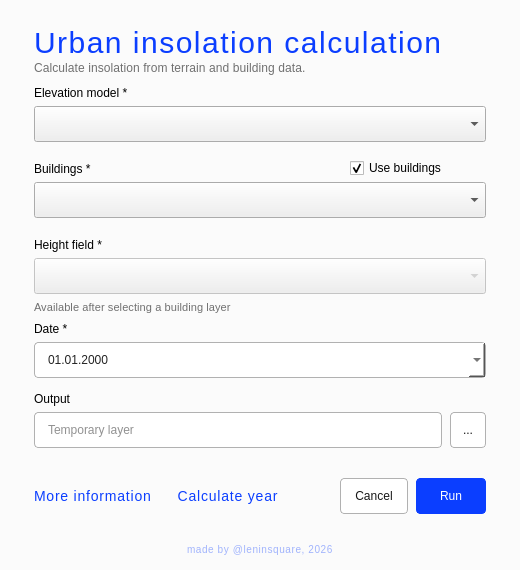
<?xml version="1.0" encoding="UTF-8"?>
<ui version="4.0">
 <class>ModuleInsolationDialogBase</class>
 <widget class="QDialog" name="ModuleInsolationDialogBase">
  <property name="geometry">
   <rect><x>0</x><y>0</y><width>520</width><height>570</height></rect>
  </property>
  <property name="minimumSize"><size><width>520</width><height>570</height></size></property>
  <property name="maximumSize"><size><width>520</width><height>570</height></size></property>
  <property name="windowTitle"><string>Urban insolation calculation</string></property>
  <property name="styleSheet">
   <string notr="true">QDialog {
    background: #fbfbfb;
    color: #181818;
    font-family: "Anek Latin", "Arial", sans-serif;
    font-size: 14px;
}
QLabel#title_label {
    color: #0b3eff;
    font-family: "Monomaniac One", "Arial", sans-serif;
    font-size: 30px;
    letter-spacing: 1.5px;
}
QLabel#description_label {
    color: #707070;
    font-size: 12px;
    letter-spacing: 0.1px;
}
QLabel[fieldLabel="true"] {
    color: #181818;
    font-size: 15px;
    letter-spacing: 0.3px;
}
QLabel#height_help_label {
    color: #707070;
    font-size: 11px;
    letter-spacing: 0.1px;
}
QgsMapLayerComboBox, QgsFieldComboBox, QDateEdit, QLineEdit {
    min-height: 34px;
    padding-left: 11px;
    padding-right: 11px;
    color: #242424;
    background: white;
    border: 1px solid #b1b1b1;
    border-radius: 4px;
}
QgsFieldComboBox:disabled {
    color: #707070;
    background: #f2f2f2;
}
QPushButton {
    min-height: 34px;
    padding: 0 15px;
    color: #181818;
    background: white;
    border: 1px solid #b1b1b1;
    border-radius: 4px;
}
QPushButton:hover { background: #f2f2f2; }
QPushButton:pressed { background: #e7e7e7; }
QPushButton#ok_button {
    padding: 0;
    color: white;
    background: #0b3eff;
    border-color: #0b3eff;
}
QPushButton#ok_button:hover { background: #092fd1; border-color: #092fd1; }
QPushButton#ok_button:pressed { background: #0828b5; border-color: #0828b5; }
QPushButton#cancel_button, QPushButton#tool_button { padding: 0; }
QPushButton#more_information_button, QPushButton#calculate_year_button {
    min-height: 24px;
    padding: 0;
    color: #0b3eff;
    font-family: "Monomaniac One", "Arial", sans-serif;
    font-size: 14px;
    letter-spacing: 0.8px;
    text-align: left;
    background: transparent;
    border: none;
}
QPushButton#more_information_button:hover, QPushButton#calculate_year_button:hover { color: #092fd1; }
QPushButton#calculate_year_button { text-align: center; }
QLabel#footer_label {
    color: rgba(11, 62, 255, 96);
    font-family: "Monomaniac One", "Arial", sans-serif;
    font-size: 10px;
    letter-spacing: 0.6px;
}</string>
  </property>
  <widget class="QLabel" name="title_label">
   <property name="geometry"><rect><x>34</x><y>20</y><width>452</width><height>44</height></rect></property>
   <property name="text"><string>Urban insolation calculation</string></property>
  </widget>
  <widget class="QLabel" name="description_label">
   <property name="geometry"><rect><x>34</x><y>59</y><width>452</width><height>18</height></rect></property>
   <property name="text"><string>Calculate insolation from terrain and building data.</string></property>
  </widget>
  <widget class="QLabel" name="dem_label">
   <property name="fieldLabel" stdset="0"><bool>true</bool></property>
   <property name="geometry"><rect><x>34</x><y>82</y><width>452</width><height>22</height></rect></property>
   <property name="text"><string>Elevation model *</string></property>
  </widget>
  <widget class="QgsMapLayerComboBox" name="combobox_dem">
   <property name="geometry"><rect><x>34</x><y>106</y><width>452</width><height>36</height></rect></property>
  </widget>
  <widget class="QLabel" name="buildings_label">
   <property name="fieldLabel" stdset="0"><bool>true</bool></property>
   <property name="geometry"><rect><x>34</x><y>158</y><width>452</width><height>22</height></rect></property>
   <property name="text"><string>Buildings *</string></property>
  </widget>
  <widget class="QCheckBox" name="use_buildings_checkbox">
   <property name="geometry"><rect><x>350</x><y>154</y><width>136</width><height>28</height></rect></property>
   <property name="text"><string>Use buildings</string></property>
   <property name="checked"><bool>true</bool></property>
  </widget>
  <widget class="QgsMapLayerComboBox" name="combobox_buildings">
   <property name="geometry"><rect><x>34</x><y>182</y><width>452</width><height>36</height></rect></property>
  </widget>
  <widget class="QLabel" name="height_label">
   <property name="fieldLabel" stdset="0"><bool>true</bool></property>
   <property name="geometry"><rect><x>34</x><y>234</y><width>452</width><height>22</height></rect></property>
   <property name="text"><string>Height field *</string></property>
  </widget>
  <widget class="QgsFieldComboBox" name="combobox_height">
   <property name="enabled"><bool>false</bool></property>
   <property name="geometry"><rect><x>34</x><y>258</y><width>452</width><height>36</height></rect></property>
  </widget>
  <widget class="QLabel" name="height_help_label">
   <property name="geometry"><rect><x>34</x><y>299</y><width>452</width><height>17</height></rect></property>
   <property name="text"><string>Available after selecting a building layer</string></property>
  </widget>
  <widget class="QLabel" name="output_label">
   <property name="fieldLabel" stdset="0"><bool>true</bool></property>
   <property name="geometry"><rect><x>34</x><y>388</y><width>452</width><height>22</height></rect></property>
   <property name="text"><string>Output</string></property>
  </widget>
  <widget class="QLabel" name="date_label">
   <property name="fieldLabel" stdset="0"><bool>true</bool></property>
   <property name="geometry"><rect><x>34</x><y>318</y><width>452</width><height>22</height></rect></property>
   <property name="text"><string>Date *</string></property>
  </widget>
  <widget class="QDateEdit" name="date_edit">
   <property name="geometry"><rect><x>34</x><y>342</y><width>452</width><height>36</height></rect></property>
   <property name="displayFormat"><string>dd.MM.yyyy</string></property>
   <property name="calendarPopup"><bool>true</bool></property>
  </widget>
  <widget class="QLineEdit" name="text_save">
   <property name="geometry"><rect><x>34</x><y>412</y><width>408</width><height>36</height></rect></property>
   <property name="placeholderText"><string>Temporary layer</string></property>
   <property name="clearButtonEnabled"><bool>true</bool></property>
  </widget>
  <widget class="QPushButton" name="tool_button">
   <property name="geometry"><rect><x>450</x><y>412</y><width>36</width><height>36</height></rect></property>
   <property name="toolTip"><string>Select output file</string></property>
   <property name="text"><string>...</string></property>
  </widget>
  <widget class="QPushButton" name="more_information_button">
   <property name="geometry"><rect><x>34</x><y>478</y><width>119</width><height>36</height></rect></property>
   <property name="cursor"><cursorShape>PointingHandCursor</cursorShape></property>
   <property name="text"><string>More information</string></property>
  </widget>
  <widget class="QPushButton" name="calculate_year_button">
   <property name="geometry"><rect><x>153</x><y>478</y><width>150</width><height>36</height></rect></property>
   <property name="cursor"><cursorShape>PointingHandCursor</cursorShape></property>
   <property name="text"><string>Calculate year</string></property>
  </widget>
  <widget class="QPushButton" name="cancel_button">
   <property name="geometry"><rect><x>340</x><y>478</y><width>68</width><height>36</height></rect></property>
   <property name="text"><string>Cancel</string></property>
  </widget>
  <widget class="QPushButton" name="ok_button">
   <property name="geometry"><rect><x>416</x><y>478</y><width>70</width><height>36</height></rect></property>
   <property name="default"><bool>true</bool></property>
   <property name="text"><string>Run</string></property>
  </widget>
  <widget class="QLabel" name="footer_label">
   <property name="geometry"><rect><x>34</x><y>541</y><width>452</width><height>16</height></rect></property>
   <property name="text"><string>made by @leninsquare, 2026</string></property>
   <property name="alignment"><set>Qt::AlignCenter</set></property>
  </widget>
 </widget>
 <customwidgets>
  <customwidget>
   <class>QgsMapLayerComboBox</class>
   <extends>QComboBox</extends>
   <header>qgis.gui</header>
  </customwidget>
  <customwidget>
   <class>QgsFieldComboBox</class>
   <extends>QComboBox</extends>
   <header>qgis.gui</header>
  </customwidget>
 </customwidgets>
 <resources/>
 <connections/>
</ui>
